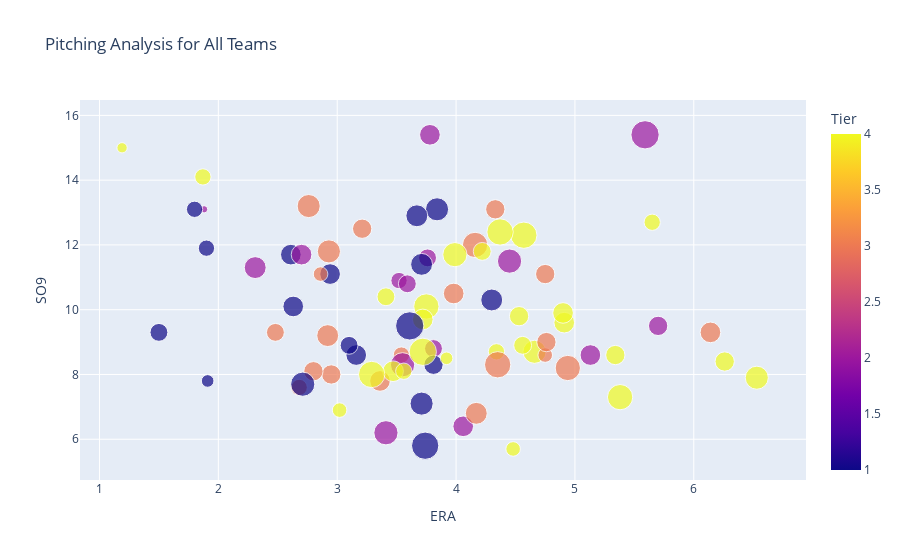

Write notebook code for a chart like this one.
### Code cell
# Create an interactive plot using logos as hover images (hovertext)
fig = px.scatter(
    top3_by_team,
    x='ERA', 
    y='SO9', 
    size='HR',  # Make sure this column has no NaN values
    color='Tier',  # Coloring by 'Tier' to differentiate groups
    hover_name='Full_Name',  # Shows the full team name on hover
    hover_data='Logo',  # Show logo URLs on hover
    title='Pitching Analysis for All Teams'
)

# Display the plot
fig.show()

### Figure 1 — Plotly figure (JSON) as saved in the notebook; plotly's stock layout.template omitted (floating-point values rounded to 4 significant figures)
{"data": [{"customdata": [["https://content.sportslogos.net/logos/54/50/full/arizona_diamondbacks_logo_primary_20123733.png"], ["https://content.sportslogos.net/logos/54/50/full/arizona_diamondbacks_logo_primary_20123733.png"], ["https://content.sportslogos.net/logos/54/50/full/arizona_diamondbacks_logo_primary_20123733.png"], ["https://content.sportslogos.net/logos/54/51/full/atlanta_braves_logo_primary_20221869.png"], ["https://content.sportslogos.net/logos/54/51/full/atlanta_braves_logo_primary_20221869.png"], ["https://content.sportslogos.net/logos/54/51/full/atlanta_braves_logo_primary_20221869.png"], ["https://content.sportslogos.net/logos/53/52/full/baltimore_orioles_logo_primary_20195398.png"], ["https://content.sportslogos.net/logos/53/52/full/baltimore_orioles_logo_primary_20195398.png"], ["https://content.sportslogos.net/logos/53/52/full/baltimore_orioles_logo_primary_20195398.png"], ["https://content.sportslogos.net/logos/53/53/full/boston_red_sox_logo_primary_20097510.png"], ["https://content.sportslogos.net/logos/53/53/full/boston_red_sox_logo_primary_20097510.png"], ["https://content.sportslogos.net/logos/53/53/full/boston_red_sox_logo_primary_20097510.png"], ["https://content.sportslogos.net/logos/54/54/full/chicago_cubs_logo_primary_19792956.png"], ["https://content.sportslogos.net/logos/54/54/full/chicago_cubs_logo_primary_19792956.png"], ["https://content.sportslogos.net/logos/54/54/full/chicago_cubs_logo_primary_19792956.png"], ["https://content.sportslogos.net/logos/53/55/full/chicago_white_sox_logo_primary_19911413.png"], ["https://content.sportslogos.net/logos/53/55/full/chicago_white_sox_logo_primary_19911413.png"], ["https://content.sportslogos.net/logos/53/55/full/chicago_white_sox_logo_primary_19911413.png"], ["https://content.sportslogos.net/logos/54/56/full/cincinnati_reds_logo_primary_20133208.png"], ["https://content.sportslogos.net/logos/54/56/full/cincinnati_reds_logo_primary_20133208.png"], ["https://content.sportslogos.net/logos/54/56/full/cincinnati_reds_logo_primary_20133208.png"], ["https://content.sportslogos.net/logos/54/58/full/colorado_rockies_logo_primary_20171892.png"], ["https://content.sportslogos.net/logos/54/58/full/colorado_rockies_logo_primary_20171892.png"], ["https://content.sportslogos.net/logos/54/58/full/colorado_rockies_logo_primary_20171892.png"], ["https://content.sportslogos.net/logos/53/59/full/detroit_tigers_logo_primary_20162109.png"], ["https://content.sportslogos.net/logos/53/59/full/detroit_tigers_logo_primary_20162109.png"], ["https://content.sportslogos.net/logos/53/59/full/detroit_tigers_logo_primary_20162109.png"], ["https://content.sportslogos.net/logos/53/4929/full/houston_astros_logo_primary_20137038.png"], ["https://content.sportslogos.net/logos/53/4929/full/houston_astros_logo_primary_20137038.png"], ["https://content.sportslogos.net/logos/53/4929/full/houston_astros_logo_primary_20137038.png"], ["https://content.sportslogos.net/logos/53/62/full/kansas_city_royals_logo_primary_20198736.png"], ["https://content.sportslogos.net/logos/53/62/full/kansas_city_royals_logo_primary_20198736.png"], ["https://content.sportslogos.net/logos/53/62/full/kansas_city_royals_logo_primary_20198736.png"], ["https://content.sportslogos.net/logos/53/6521/full/4389_los_angeles_angels-primary-2016.png"], ["https://content.sportslogos.net/logos/53/6521/full/4389_los_angeles_angels-primary-2016.png"], ["https://content.sportslogos.net/logos/53/6521/full/4389_los_angeles_angels-primary-2016.png"], ["https://content.sportslogos.net/logos/54/63/full/los_angeles_dodgers_logo_primary_20127886.png"], ["https://content.sportslogos.net/logos/54/63/full/los_angeles_dodgers_logo_primary_20127886.png"], ["https://content.sportslogos.net/logos/54/63/full/los_angeles_dodgers_logo_primary_20127886.png"], ["https://content.sportslogos.net/logos/54/3637/full/miami_marlins_logo_primary_20194007.png"], ["https://content.sportslogos.net/logos/54/3637/full/miami_marlins_logo_primary_20194007.png"], ["https://content.sportslogos.net/logos/54/3637/full/miami_marlins_logo_primary_20194007.png"], ["https://content.sportslogos.net/logos/54/64/full/6474_milwaukee_brewers-primary-2020.png"], ["https://content.sportslogos.net/logos/54/64/full/6474_milwaukee_brewers-primary-2020.png"], ["https://content.sportslogos.net/logos/54/64/full/6474_milwaukee_brewers-primary-2020.png"], ["https://content.sportslogos.net/logos/53/65/full/minnesota_twins_logo_primary_20102311.png"], ["https://content.sportslogos.net/logos/53/65/full/minnesota_twins_logo_primary_20102311.png"], ["https://content.sportslogos.net/logos/53/65/full/minnesota_twins_logo_primary_20102311.png"], ["https://content.sportslogos.net/logos/54/67/full/m01gfgeorgvbfw15fy04alujm.png"], ["https://content.sportslogos.net/logos/54/67/full/m01gfgeorgvbfw15fy04alujm.png"], ["https://content.sportslogos.net/logos/54/67/full/m01gfgeorgvbfw15fy04alujm.png"], ["https://content.sportslogos.net/logos/53/68/full/new_york_yankees_logo_primary_19685115.png"], ["https://content.sportslogos.net/logos/53/68/full/new_york_yankees_logo_primary_19685115.png"], ["https://content.sportslogos.net/logos/53/68/full/new_york_yankees_logo_primary_19685115.png"], ["https://content.sportslogos.net/logos/53/69/full/6xk2lpc36146pbg2kydf13e50.png"], ["https://content.sportslogos.net/logos/53/69/full/6xk2lpc36146pbg2kydf13e50.png"], ["https://content.sportslogos.net/logos/53/69/full/6xk2lpc36146pbg2kydf13e50.png"], ["https://content.sportslogos.net/logos/54/70/full/philadelphia_phillies_logo_primary_20193931.png"], ["https://content.sportslogos.net/logos/54/70/full/philadelphia_phillies_logo_primary_20193931.png"], ["https://content.sportslogos.net/logos/54/70/full/philadelphia_phillies_logo_primary_20193931.png"], ["https://content.sportslogos.net/logos/54/71/full/1250_pittsburgh_pirates-primary-2014.png"], ["https://content.sportslogos.net/logos/54/71/full/1250_pittsburgh_pirates-primary-2014.png"], ["https://content.sportslogos.net/logos/54/71/full/1250_pittsburgh_pirates-primary-2014.png"], ["https://content.sportslogos.net/logos/54/73/full/7517_san_diego_padres-primary-2020.png"], ["https://content.sportslogos.net/logos/54/73/full/7517_san_diego_padres-primary-2020.png"], ["https://content.sportslogos.net/logos/54/73/full/7517_san_diego_padres-primary-2020.png"], ["https://content.sportslogos.net/logos/54/74/full/san_francisco_giants_logo_primary_20002208.png"], ["https://content.sportslogos.net/logos/54/74/full/san_francisco_giants_logo_primary_20002208.png"], ["https://content.sportslogos.net/logos/54/74/full/san_francisco_giants_logo_primary_20002208.png"], ["https://content.sportslogos.net/logos/53/75/full/seattle_mariners_logo_primary_19933809.png"], ["https://content.sportslogos.net/logos/53/75/full/seattle_mariners_logo_primary_19933809.png"], ["https://content.sportslogos.net/logos/53/75/full/seattle_mariners_logo_primary_19933809.png"], ["https://content.sportslogos.net/logos/54/72/full/3zhma0aeq17tktge1huh7yok5.png"], ["https://content.sportslogos.net/logos/54/72/full/3zhma0aeq17tktge1huh7yok5.png"], ["https://content.sportslogos.net/logos/54/72/full/3zhma0aeq17tktge1huh7yok5.png"], ["https://content.sportslogos.net/logos/53/77/full/ajfeh4oqeealq37er15r3673h.png"], ["https://content.sportslogos.net/logos/53/77/full/ajfeh4oqeealq37er15r3673h.png"], ["https://content.sportslogos.net/logos/53/77/full/ajfeh4oqeealq37er15r3673h.png"], ["https://content.sportslogos.net/logos/53/78/full/toronto_blue_jays_logo_primary_20208446.png"], ["https://content.sportslogos.net/logos/53/78/full/toronto_blue_jays_logo_primary_20208446.png"], ["https://content.sportslogos.net/logos/53/78/full/toronto_blue_jays_logo_primary_20208446.png"]], "hovertemplate": "<b>%{hovertext}</b><br><br>ERA=%{x}<br>SO9=%{y}<br>HR=%{marker.size}<br>Logo=%{customdata[0]}<br>Tier=%{marker.color}<extra></extra>", "hovertext": ["Arizona Diamondbacks", "Arizona Diamondbacks", "Arizona Diamondbacks", "Atlanta Braves", "Atlanta Braves", "Atlanta Braves", "Baltimore Orioles", "Baltimore Orioles", "Baltimore Orioles", "Boston Red Sox", "Boston Red Sox", "Boston Red Sox", "Chicago Cubs", "Chicago Cubs", "Chicago Cubs", "Chicago White Sox", "Chicago White Sox", "Chicago White Sox", "Cincinnati Reds", "Cincinnati Reds", "Cincinnati Reds", "Colorado Rockies", "Colorado Rockies", "Colorado Rockies", "Detroit Tigers", "Detroit Tigers", "Detroit Tigers", "Houston Astros", "Houston Astros", "Houston Astros", "Kansas City Royals", "Kansas City Royals", "Kansas City Royals", "Los Angeles Angels", "Los Angeles Angels", "Los Angeles Angels", "Los Angeles Dodgers", "Los Angeles Dodgers", "Los Angeles Dodgers", "Miami Marlins", "Miami Marlins", "Miami Marlins", "Milwaukee Brewers", "Milwaukee Brewers", "Milwaukee Brewers", "Minnesota Twins", "Minnesota Twins", "Minnesota Twins", "New York Mets", "New York Mets", "New York Mets", "New York Yankees", "New York Yankees", "New York Yankees", "Oakland Athletics", "Oakland Athletics", "Oakland Athletics", "Philadelphia Phillies", "Philadelphia Phillies", "Philadelphia Phillies", "Pittsburgh Pirates", "Pittsburgh Pirates", "Pittsburgh Pirates", "San Diego Padres", "San Diego Padres", "San Diego Padres", "San Francisco Giants", "San Francisco Giants", "San Francisco Giants", "Seattle Mariners", "Seattle Mariners", "Seattle Mariners", "St. Louis Cardinals", "St. Louis Cardinals", "St. Louis Cardinals", "Texas Rangers", "Texas Rangers", "Texas Rangers", "Toronto Blue Jays", "Toronto Blue Jays", "Toronto Blue Jays"], "legendgroup": "", "marker": {"color": [2, 2, 2, 1, 1, 1, 4, 4, 4, 2, 2, 2, 3, 3, 3, 3, 3, 3, 3, 3, 3, 4, 4, 4, 4, 4, 4, 1, 1, 1, 4, 4, 4, 3, 3, 3, 1, 1, 1, 4, 4, 4, 2, 2, 2, 1, 1, 1, 2, 2, 2, 1, 1, 1, 1, 1, 1, 3, 3, 3, 4, 4, 4, 4, 4, 4, 3, 3, 3, 4, 4, 4, 2, 2, 2, 3, 3, 3, 4, 4, 4], "coloraxis": "coloraxis", "size": [6, 11, 5, 10, 8, 14, 7, 10, 13, 1, 8, 6, 5, 7, 5, 7, 7, 8, 9, 7, 12, 12, 12, 7, 8, 13, 5, 6, 8, 10, 6, 6, 4, 8, 6, 13, 6, 15, 9, 10, 4, 7, 8, 11, 8, 8, 7, 8, 15, 7, 8, 5, 9, 3, 11, 5, 9, 10, 8, 4, 14, 8, 11, 13, 2, 5, 10, 9, 4, 3, 5, 6, 11, 6, 9, 7, 7, 12, 8, 8, 5], "sizemode": "area", "sizeref": 0.0375, "symbol": "circle"}, "mode": "markers", "name": "", "orientation": "v", "showlegend": false, "type": "scatter", "x": [3.76, 3.41, 3.52, 3.84, 3.16, 3.74, 5.34, 4.66, 4.57, 1.88, 3.78, 3.81, 3.54, 2.95, 2.68, 4.75, 2.8, 6.14, 2.92, 3.21, 4.16, 3.75, 5.38, 4.53, 3.72, 4.37, 4.34, 1.5, 2.63, 3.71, 3.41, 4.22, 4.48, 3.98, 2.48, 4.35, 3.1, 3.61, 3.71, 6.53, 3.02, 6.26, 4.06, 3.55, 5.13, 2.94, 3.81, 2.61, 5.59, 5.7, 2.7, 1.9, 3.67, 1.91, 2.71, 1.8, 4.3, 2.93, 3.36, 4.75, 3.72, 3.47, 3.99, 3.29, 1.19, 5.65, 2.76, 4.17, 2.86, 3.92, 3.56, 4.56, 4.45, 3.59, 2.31, 4.33, 4.76, 4.94, 4.91, 4.9, 1.87], "xaxis": "x", "y": [11.6, 6.2, 10.9, 13.1, 8.6, 5.8, 8.6, 8.7, 12.3, 13.1, 15.4, 8.8, 8.6, 8, 7.6, 11.1, 8.1, 9.3, 9.2, 12.5, 12, 10.1, 7.3, 9.8, 9.7, 12.4, 8.7, 9.3, 10.1, 7.1, 10.4, 11.8, 5.7, 10.5, 9.3, 8.3, 8.9, 9.5, 11.4, 7.9, 6.9, 8.4, 6.4, 8.3, 8.6, 11.1, 8.3, 11.7, 15.4, 9.5, 11.7, 11.9, 12.9, 7.8, 7.7, 13.1, 10.3, 11.8, 7.8, 8.6, 8.7, 8.1, 11.7, 8, 15, 12.7, 13.2, 6.8, 11.1, 8.5, 8.1, 8.9, 11.5, 10.8, 11.3, 13.1, 9, 8.2, 9.6, 9.9, 14.1], "yaxis": "y"}], "layout": {"coloraxis": {"colorbar": {"title": {"text": "Tier"}}, "colorscale": [[0, "#0d0887"], [0.1111, "#46039f"], [0.2222, "#7201a8"], [0.3333, "#9c179e"], [0.4444, "#bd3786"], [0.5556, "#d8576b"], [0.6667, "#ed7953"], [0.7778, "#fb9f3a"], [0.8889, "#fdca26"], [1, "#f0f921"]]}, "legend": {"itemsizing": "constant", "tracegroupgap": 0}, "title": {"text": "Pitching Analysis for All Teams"}, "xaxis": {"anchor": "y", "domain": [0, 1], "title": {"text": "ERA"}}, "yaxis": {"anchor": "x", "domain": [0, 1], "title": {"text": "SO9"}}}}
